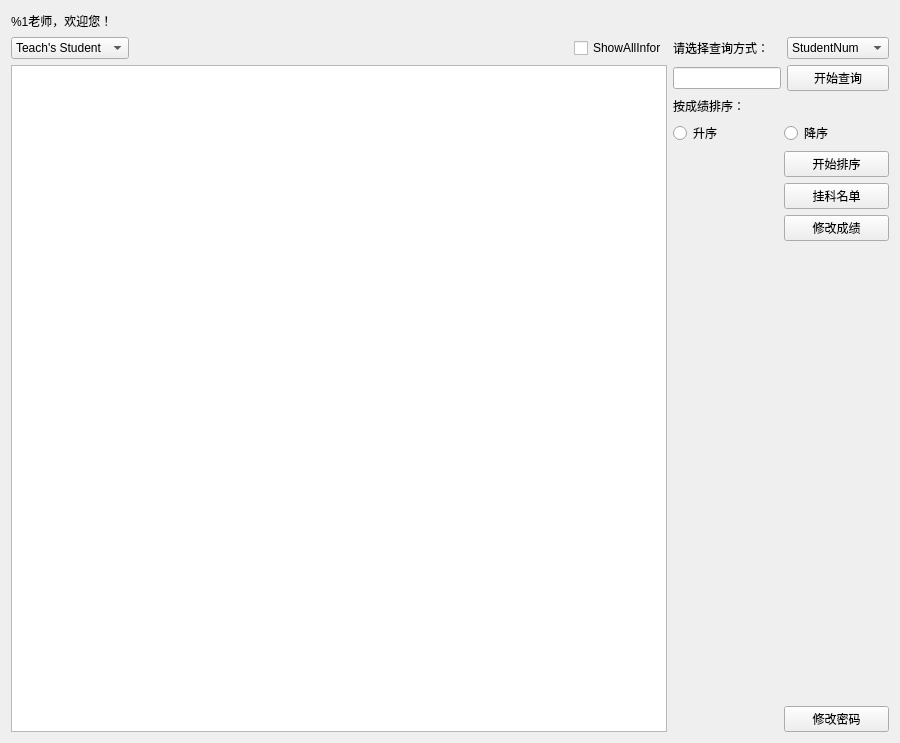
<?xml version="1.0" encoding="UTF-8"?>
<ui version="4.0">
 <class>CTeacher</class>
 <widget class="QWidget" name="CTeacher">
  <property name="geometry">
   <rect>
    <x>0</x>
    <y>0</y>
    <width>900</width>
    <height>743</height>
   </rect>
  </property>
  <property name="windowTitle">
   <string>Form</string>
  </property>
  <layout class="QVBoxLayout" name="verticalLayout_4">
   <item>
    <layout class="QHBoxLayout" name="horizontalLayout">
     <property name="spacing">
      <number>9</number>
     </property>
     <property name="topMargin">
      <number>0</number>
     </property>
     <item>
      <widget class="QLabel" name="label_Welcome">
       <property name="text">
        <string>%1老师，欢迎您！</string>
       </property>
      </widget>
     </item>
     <item>
      <widget class="QLabel" name="label_4">
       <property name="text">
        <string/>
       </property>
       <property name="pixmap">
        <pixmap resource="../../img/img.qrc">:/MangerPix.png</pixmap>
       </property>
      </widget>
     </item>
     <item>
      <spacer name="horizontalSpacer">
       <property name="orientation">
        <enum>Qt::Horizontal</enum>
       </property>
       <property name="sizeHint" stdset="0">
        <size>
         <width>40</width>
         <height>20</height>
        </size>
       </property>
      </spacer>
     </item>
    </layout>
   </item>
   <item>
    <layout class="QHBoxLayout" name="horizontalLayout_5" stretch="4,0">
     <item>
      <layout class="QVBoxLayout" name="verticalLayout_3">
       <item>
        <layout class="QHBoxLayout" name="horizontalLayout_6">
         <item>
          <widget class="QComboBox" name="comboBox_TeacherPower">
           <item>
            <property name="text">
             <string>Teach's Student</string>
            </property>
           </item>
          </widget>
         </item>
         <item>
          <spacer name="horizontalSpacer_2">
           <property name="orientation">
            <enum>Qt::Horizontal</enum>
           </property>
           <property name="sizeHint" stdset="0">
            <size>
             <width>40</width>
             <height>20</height>
            </size>
           </property>
          </spacer>
         </item>
         <item>
          <widget class="QCheckBox" name="checkBox">
           <property name="text">
            <string>ShowAllInfor</string>
           </property>
          </widget>
         </item>
        </layout>
       </item>
       <item>
        <widget class="QTableView" name="tableView"/>
       </item>
      </layout>
     </item>
     <item>
      <layout class="QVBoxLayout" name="verticalLayout_2">
       <property name="sizeConstraint">
        <enum>QLayout::SetFixedSize</enum>
       </property>
       <item>
        <layout class="QGridLayout" name="gridLayout">
         <item row="0" column="0">
          <widget class="QLabel" name="label">
           <property name="text">
            <string>请选择查询方式：</string>
           </property>
          </widget>
         </item>
         <item row="0" column="1">
          <widget class="QComboBox" name="comboBox_Select">
           <item>
            <property name="text">
             <string>StudentNum</string>
            </property>
           </item>
           <item>
            <property name="text">
             <string>Achievement</string>
            </property>
           </item>
          </widget>
         </item>
         <item row="1" column="0">
          <widget class="QLineEdit" name="lineEdit_Select"/>
         </item>
         <item row="1" column="1">
          <widget class="QPushButton" name="pushButton_Select">
           <property name="text">
            <string>开始查询</string>
           </property>
          </widget>
         </item>
        </layout>
       </item>
       <item>
        <layout class="QHBoxLayout" name="horizontalLayout_2">
         <item>
          <widget class="QLabel" name="label_2">
           <property name="text">
            <string>按成绩排序：</string>
           </property>
          </widget>
         </item>
        </layout>
       </item>
       <item>
        <layout class="QHBoxLayout" name="horizontalLayout_3">
         <item>
          <widget class="QRadioButton" name="radioButton_Asde">
           <property name="text">
            <string>升序</string>
           </property>
          </widget>
         </item>
         <item>
          <widget class="QRadioButton" name="radioButton_Desc">
           <property name="text">
            <string>降序</string>
           </property>
          </widget>
         </item>
        </layout>
       </item>
       <item>
        <layout class="QHBoxLayout" name="horizontalLayout_4">
         <item>
          <widget class="QLabel" name="label_BackgroundPix">
           <property name="text">
            <string/>
           </property>
           <property name="pixmap">
            <pixmap resource="../../img/img.qrc">:/TeacherBackground.png</pixmap>
           </property>
          </widget>
         </item>
         <item>
          <layout class="QVBoxLayout" name="verticalLayout">
           <item>
            <widget class="QPushButton" name="pushButton_StartSort">
             <property name="text">
              <string>开始排序</string>
             </property>
            </widget>
           </item>
           <item>
            <widget class="QPushButton" name="pushButton_Disqualification">
             <property name="text">
              <string>挂科名单</string>
             </property>
            </widget>
           </item>
           <item>
            <widget class="QPushButton" name="pushButton_ModiftedAchi">
             <property name="text">
              <string>修改成绩</string>
             </property>
            </widget>
           </item>
           <item>
            <spacer name="verticalSpacer">
             <property name="orientation">
              <enum>Qt::Vertical</enum>
             </property>
             <property name="sizeHint" stdset="0">
              <size>
               <width>20</width>
               <height>40</height>
              </size>
             </property>
            </spacer>
           </item>
           <item>
            <widget class="QPushButton" name="pushButton_ChangePassword">
             <property name="text">
              <string>修改密码</string>
             </property>
            </widget>
           </item>
          </layout>
         </item>
        </layout>
       </item>
      </layout>
     </item>
    </layout>
   </item>
  </layout>
 </widget>
 <resources>
  <include location="../../img/img.qrc"/>
 </resources>
 <connections/>
</ui>
